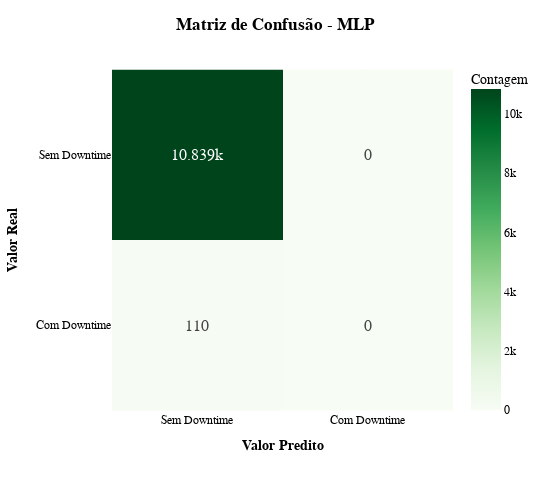

This figure's notebook cell:
### Markdown cell above
### Visualização da Matriz de Confusão

Para facilitlar a compreensão abaixo está o plot do gráfico da matriz de confusão com Plotly.

### Code cell
# Visualização da Matriz de Confusão com Plotly
fig_cm_mlp = px.imshow(
    cm_mlp,
    text_auto=True,
    labels=dict(x="Valor Predito", y="Valor Real", color="Contagem"),
    x=labels,
    y=labels,
    color_continuous_scale='Greens'
)

fig_cm_mlp.update_layout(
    title_text='<b>Matriz de Confusão - MLP</b>',
    title_x=0.5,
    width=550,
    height=500,
    template='plotly_white',
    font=dict(family="Arial, sans-serif", size=12, color="black"),
    xaxis_title="<b>Valor Predito</b>",
    yaxis_title="<b>Valor Real</b>"
)
fig_cm_mlp.update_traces(textfont_size=16)
fig_cm_mlp.show()

### Figure 1 — Plotly figure (JSON) as saved in the notebook; plotly's stock layout.template omitted (floating-point values rounded to 4 significant figures)
{"data": [{"coloraxis": "coloraxis", "hovertemplate": "Valor Predito: %{x}<br>Valor Real: %{y}<br>Contagem: %{z}<extra></extra>", "name": "0", "textfont": {"size": 16}, "texttemplate": "%{z}", "type": "heatmap", "x": ["Sem Downtime", "Com Downtime"], "xaxis": "x", "y": ["Sem Downtime", "Com Downtime"], "yaxis": "y", "z": [[10839, 0], [110, 0]]}], "layout": {"coloraxis": {"colorbar": {"title": {"text": "Contagem"}}, "colorscale": [[0, "rgb(247,252,245)"], [0.125, "rgb(229,245,224)"], [0.25, "rgb(199,233,192)"], [0.375, "rgb(161,217,155)"], [0.5, "rgb(116,196,118)"], [0.625, "rgb(65,171,93)"], [0.75, "rgb(35,139,69)"], [0.875, "rgb(0,109,44)"], [1, "rgb(0,68,27)"]]}, "font": {"color": "black", "family": "Arial, sans-serif", "size": 12}, "height": 500, "margin": {"t": 60}, "title": {"text": "<b>Matriz de Confusão - MLP</b>", "x": 0.5}, "width": 550, "xaxis": {"anchor": "y", "constrain": "domain", "domain": [0, 1], "scaleanchor": "y", "title": {"text": "<b>Valor Predito</b>"}}, "yaxis": {"anchor": "x", "autorange": "reversed", "constrain": "domain", "domain": [0, 1], "title": {"text": "<b>Valor Real</b>"}}}}
